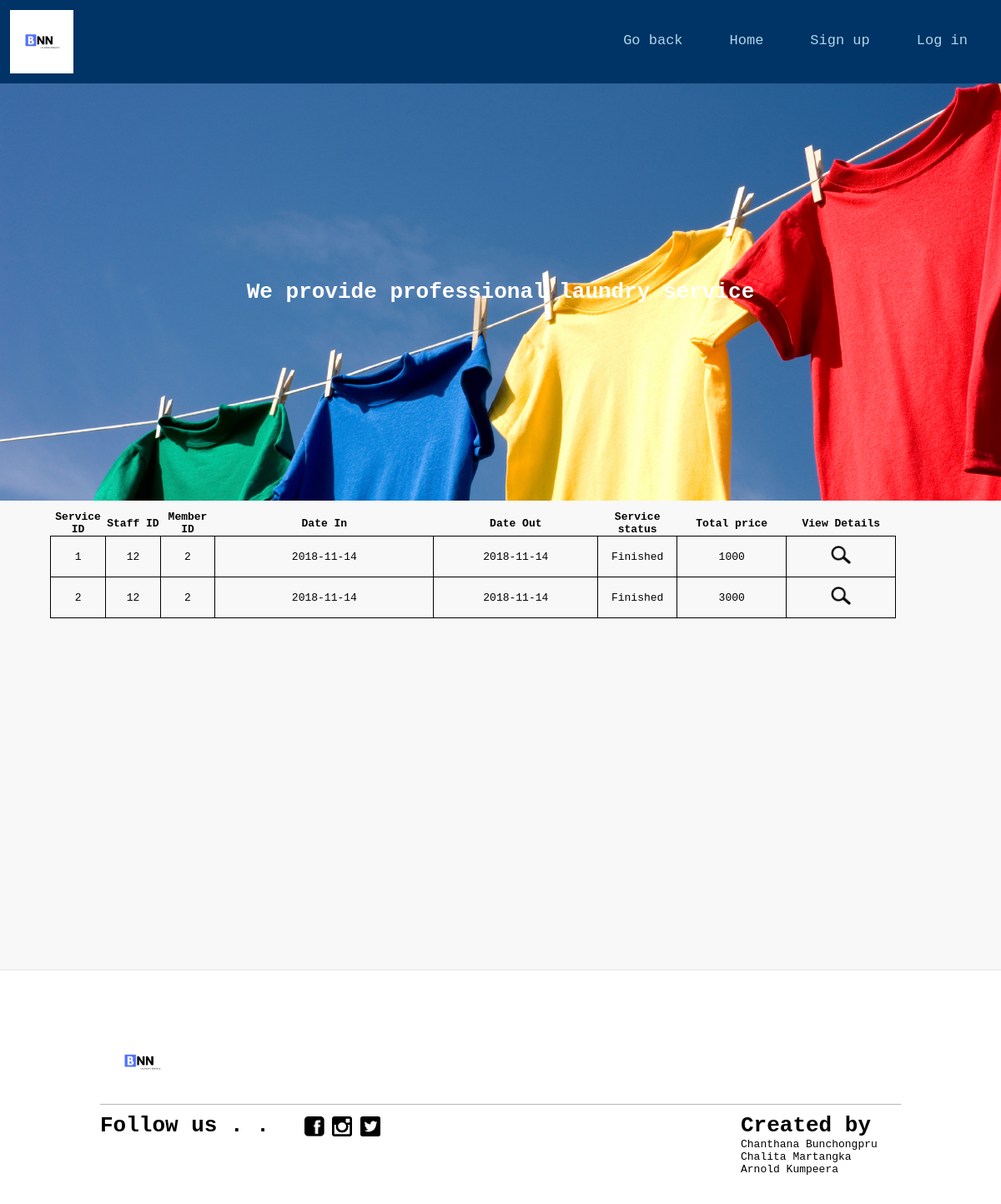
The app's page /trackservice.php (signed in) with its own data.
### tables this page shows
CREATE TABLE `laundryservice` (
  `Pid` int(11) NOT NULL,
  `serviceId` int(11) NOT NULL,
  `memberId` int(11) NOT NULL,
  `staffId` int(11) NOT NULL,
  `dateIn` date NOT NULL,
  `dateOut` date NOT NULL,
  `serviceStatus` enum('F','NF') NOT NULL,
  `totalPrice` int(11) NOT NULL
);

### trackservice.php (the view, shortened to what this page needs)
<?php
require_once('connect.php');
 ?>
<!DOCTYPE html>
<html>
  <head>
    <link rel="stylesheet" type="text/css" href="stylesbackup1.css">
  </head>
  <div class="header">
    <div class="logoWrapper">
      <img class="logo" src="BNN.png" border="0" />
      <div class="topnav">
        <a href="usersignin.php">Log in</a>
        <a href="userregister.php">Sign up</a>
        <a href="index.php">Home</a>
        <a href="welcome.php">Go back</a>
      </div>
    </div>
    <div class="motto">
      <h1>We provide professional laundry service</h1>
    </div>
  </div>
  <body>
    <div class="row">
    <div class="content">
    <?php
      if(isset($_SESSION['memberUserId']) ){
        $memberId=$_SESSION['memberId'];
    ?>
    <div class="boxWrapper">
      <div class="">
        <table>
                <col width="5%">
                <col width="5%">
                <col width="5%">
                <col width="20%">
                <col width="15%">
                <col width="5%">
                <col width="10%">
                <col width="10%">
                <col width="5%">
                <tr>
                    <th>Service ID</th>
                    <th>Staff ID</th>
                    <th>Member ID</th>
                    <th>Date In</th>
                    <th>Date Out</th>
                    <th>Service status</th>
                    <th>Total price</th>
                    <th>View Details</th>
                </tr>
     <?php
          $q="SELECT * FROM `laundryservice` where  `memberId` = '$memberId' ORDER BY `serviceId`";
          $result=$mysqli->query($q);
         while($row=$result->fetch_array()){ ?>
           <?php
            $dashDateOut="";
            if ($row['dateOut']=="0000-00-00") {
              $dashDateOut="-";
            }
            else {
              $dashDateOut=$row['dateOut'];
            }
            $finishStatus="";
            if($row['serviceStatus']=="NF"){
              $finishStatus="Not finish";
            }
            else {
              $finishStatus="Finished";
            }
            ?>
                 <tr>
                    <td><?=$row['serviceId']?></td>
                    <td><?=$row['staffId']?></td>
                    <td><?=$row['memberId']?></td>
                    <td><?=$row['dateIn']?></td>
                    <td><?=$dashDateOut?></td>
                    <td><?=$finishStatus?></td>
                    <td><?=$row['totalPrice']?></td>
                    <td><a href='viewdetailforuser.php?serviceId=<?=$row['serviceId']?>'> <img src="viewdetail.png" width="24" height="24"></a></td>
                </tr>
        <?php } ?>
            </table>
      </div>
    </div>
  <?php  } ?>
    </div>
  </div>
  <footer>
    <div class="footerContent">
      <div class="logoWrapper">
        <img class="logo" src="BNN.png" border="0" />
      </div>
      <div class="leftFooter">
        <h1 id="followUs">Follow us . . </h1>
        <div class="iconWrapper">
          <a href="https://www.facebook.com/">
            <img class="socialIcon" src="facebook.png" border="0" />
          </a>
          <a href="https://www.instagram.com/">
            <img class="socialIcon" src="ig.png" border="0" />
          </a>
          <a href="https://twitter.com/">
            <img class="socialIcon" src="twitter.png" border="0" />
          </a>
        </div>
      </div>
      <div class="rightFooter">
        <div class="memberCredit">
          <h1>Created by</h1>
        </div>
        <div class="nameList">
          <ul id="name">
            <li>Chanthana Bunchongpru</li>
            <li>Chalita Martangka</li>
            <li>Arnold Kumpeera</li>
          </ul>
        </div>
      </div>
    </div>
  </footer>
  </body>
</html>

### stylesbackup1.css (style rules this page uses)
* { font-family: monospace; margin:0; padding:0; box-sizing:border-box; }
a { text-decoration: none; }
.topnav { overflow: hidden; }
.topnav a { margin-right: 2%; float: right; color: lightblue; text-align: center; vertical-align: middle; line-height: 70px; padding: 14px 16px; text-decoration: none; font-size: 17px; }
.logoWrapper { height: 100px; position: relative; }
.logo { padding: 1%; margin: 0; position: absolute; height: 100px; width: 100px; }
.motto { height: 500px; color: white; font-weight: bold; text-align: center; vertical-align: center; font-family:monospace; line-height: 500px; background-image: url("bg.jpeg"); background-size:auto; }
.header { background-color: #003366; }
.row:after { content: ""; display: table; clear: both; }
.row { background-color: rgba(239,239,239,0.45); }
.content { float: left; width: 100%; margin-top: 1%; }
.boxWrapper { padding-left: 5%; padding-right: 5%; width: 100%; height: 550px; }
footer { background: width: 100%; }
.leftFooter { padding-top: 1%; border-top: 1px solid rgba(10,10,10,0.3); float: left; width: 50%; }
.rightFooter { padding-top: 1%; border-top: 1px solid rgba(10,10,10,0.3); float: left; width: 50%; }
.socialIcon { float: left; height: 10%; width: 10%; margin: 2%; }
.footerContent { width: 100%; padding: 10%; padding-top: 5%; border-top: 1px solid rgba(10,10,10,0.1); }
#followUs { float: left; width: 50%; }
.memberCredit { padding-left: 60%; }
.nameList { padding-left: 60%; }
#name { list-style-type: none; }
.iconWrapper { float: left; width: 50%; }
tr { text-align: center; }
td { border: 1px solid black; padding: 10px; }
table { border-collapse: collapse; width: 100%; }

### records on screen
laundryservice: serviceId "1", staffId "12", memberId "2", dateIn "2018-11-14", dateOut "2018-11-14", serviceStatus "Finished", totalPrice "1000"
laundryservice: serviceId "2", staffId "12", memberId "2", dateIn "2018-11-14", dateOut "2018-11-14", serviceStatus "Finished", totalPrice "3000"
